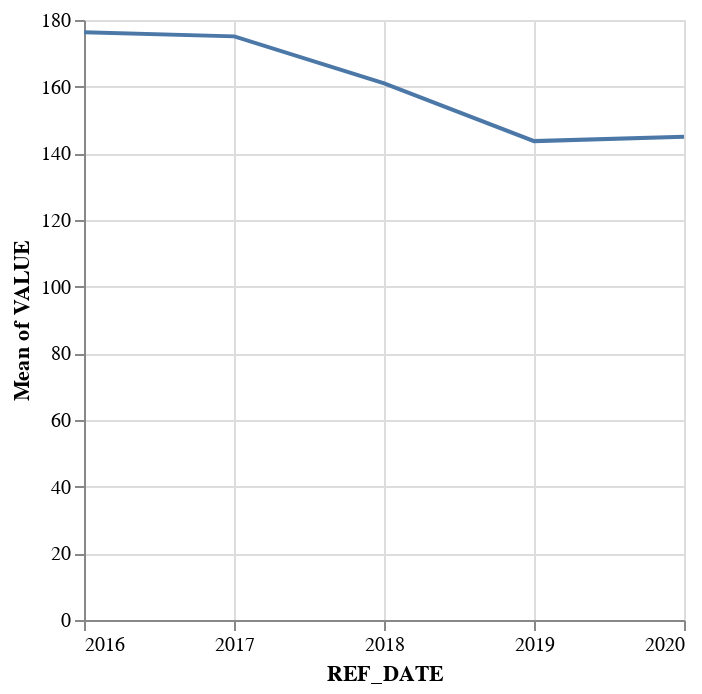

Notebook cell for this chart:
### Code cell
import pandas as pd
import altair as alt
alt.data_transformers.enable("vegafusion")


df = pd.read_csv('../data/raw/filtered_canada_num.csv')
df.loc[:, "GEO"].unique()


total_df = df.query("GEO == 'Canada, total'")

line_plot = alt.Chart(total_df).mark_line().encode(
    x=alt.X('REF_DATE:T'),
    y='mean(VALUE)'
)

line_plot

### Figure 1 — Vega specification as saved in the notebook (floating-point values rounded to 4 significant figures)
{"$schema": "https://vega.github.io/schema/vega/v5.json", "data": [{"name": "source_0", "values": [{"REF_DATE": "2016-01-01T00:00:00.000", "mean_VALUE": 176.3}, {"REF_DATE": "2017-01-01T00:00:00.000", "mean_VALUE": 175.1}, {"REF_DATE": "2018-01-01T00:00:00.000", "mean_VALUE": 161.0}, {"REF_DATE": "2019-01-01T00:00:00.000", "mean_VALUE": 143.7}, {"REF_DATE": "2020-01-01T00:00:00.000", "mean_VALUE": 145.0}], "transform": [{"type": "formula", "expr": "toDate(datum['REF_DATE'])", "as": "REF_DATE"}]}, {"name": "source_0_y_domain_mean_VALUE", "values": [{"min": 143.7, "max": 176.3}]}], "marks": [{"type": "line", "name": "marks", "from": {"data": "source_0"}, "sort": {"field": "datum[\"REF_DATE\"]"}, "encode": {"update": {"defined": {"signal": "isValid(datum[\"REF_DATE\"]) && isFinite(+datum[\"REF_DATE\"]) && isValid(datum[\"mean_VALUE\"]) && isFinite(+datum[\"mean_VALUE\"])"}, "x": {"field": "REF_DATE", "scale": "x"}, "stroke": {"value": "#4c78a8"}, "y": {"field": "mean_VALUE", "scale": "y"}}}, "style": ["line"]}], "scales": [{"name": "x", "type": "time", "domain": {"data": "source_0", "field": "REF_DATE"}, "range": [0, {"signal": "width"}]}, {"name": "y", "type": "linear", "domain": [{"signal": "(data(\"source_0_y_domain_mean_VALUE\")[0] || {}).min"}, {"signal": "(data(\"source_0_y_domain_mean_VALUE\")[0] || {}).max"}], "range": [{"signal": "height"}, 0], "zero": true, "nice": true}], "axes": [{"scale": "x", "ticks": false, "aria": false, "labels": false, "gridScale": "y", "minExtent": 0, "tickCount": {"signal": "ceil(width/40)"}, "zindex": 0, "orient": "bottom", "maxExtent": 0, "domain": false, "grid": true}, {"scale": "y", "domain": false, "labels": false, "aria": false, "ticks": false, "minExtent": 0, "maxExtent": 0, "grid": true, "tickCount": {"signal": "ceil(height/40)"}, "orient": "left", "zindex": 0, "gridScale": "x"}, {"scale": "x", "tickCount": {"signal": "ceil(width/40)"}, "title": "REF_DATE", "labelFlush": true, "labelOverlap": true, "zindex": 0, "orient": "bottom", "grid": false}, {"scale": "y", "zindex": 0, "tickCount": {"signal": "ceil(height/40)"}, "orient": "left", "title": "Mean of VALUE", "labelOverlap": true, "grid": false}], "padding": 5, "background": "white", "width": 300, "height": 300, "style": "cell"}
